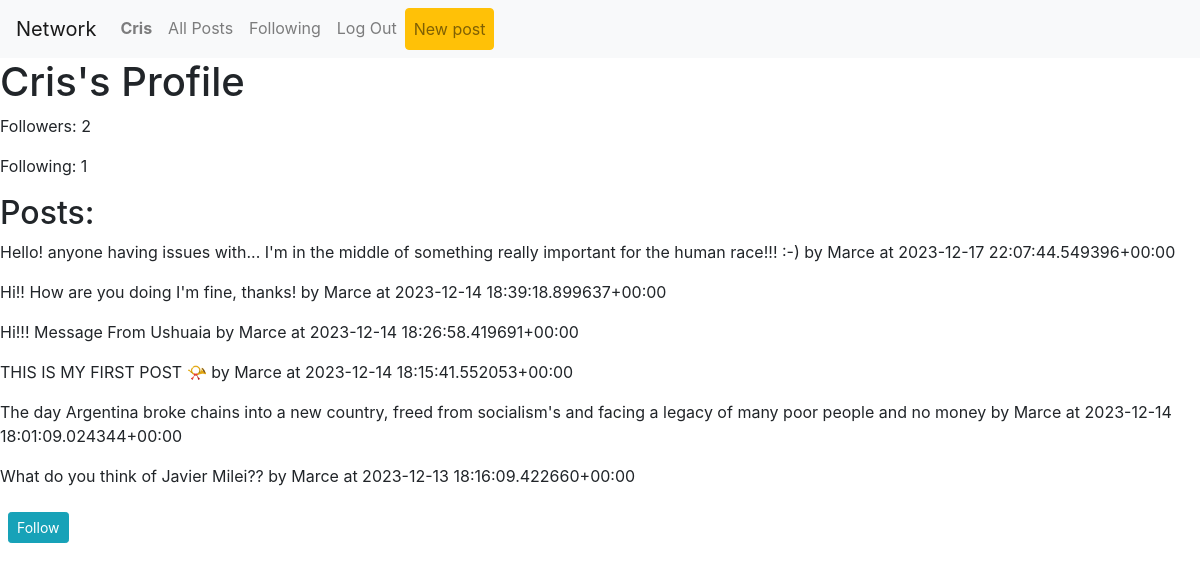
Page /profile/Marce (signed in) on the committed database.
### network/models.py (models this page shows, shortened)
class User(AbstractUser):
    pass
    def __str__(self):
        return f"{self.username}"

class UserProfile(models.Model):
    user = models.ForeignKey(User, on_delete=models.CASCADE)
    followers = models.ManyToManyField(User, blank=True, related_name="followers")
    following_users = models.ManyToManyField(User, blank=True, related_name="following_users")

class Post(models.Model):
    post = models.CharField(max_length=280, null=True, blank=True)
    created_by = models.ForeignKey(User, on_delete=models.CASCADE)
    created_date = models.DateTimeField(auto_now_add=True)
    likes = models.ManyToManyField(User, blank=True, related_name="liked_user", verbose_name="Likes")
    def __str__(self):
        return f"{self.post} by {self.created_by} at {self.created_date}"

### network/views.py (the view)
# urls.py: path('profile/<str:username>', views.user_profile_view, name='profile'),
def user_profile_view(request, username):
    user = get_object_or_404(User, username=username)
    user_profile = UserProfile.objects.get(user=user)
    posts = Post.objects.filter(created_by=user).order_by('-created_date')
    context = {
        'user_profile': user_profile,
        'posts': posts,
    }
    return render(request, 'network/profile.html', context)

### network/templates/network/profile.html (shortened to what this page needs)
{% extends "network/layout.html" %}
{% block body %}
<h1>{{ user.username }}'s Profile</h1>
<p>Followers: {{ user_profile.followers.count }}</p>
<p>Following: {{ user_profile.following_users.count }}</p>
<h2>Posts:</h2>
{% for post in posts %}
    <p>{{ post }}</p>
{% endfor %}
<form method="POST">
    <button type="submit" name="add_follow" value="1" class="btn btn-info btn-sm mt-2 ml-2">
        {% if not followed %}
            Follow
        {% else %}
            Unfollow
        {% endif %}
    </button>
</form>
{% endblock %}

### network/templates/network/layout.html (shortened to what this page needs)
{% load static %}
<!DOCTYPE html>
<html lang="en">
    <head>
        <link rel="stylesheet" href="https://stackpath.bootstrapcdn.com/bootstrap/4.4.1/css/bootstrap.min.css">
        <link href="{% static 'network/styles.css' %}" rel="stylesheet">
    </head>
    <body>
        <nav class="navbar navbar-expand-lg navbar-light bg-light">
            <a class="navbar-brand" href="#">Network</a>
            <div>
              <ul class="navbar-nav mr-auto">
                {% if user.is_authenticated %}
                    <li class="nav-item">
                        <a class="nav-link" href="{% url 'network:profile' request.user.username %}"><strong>{{ user.username }}</strong></a>
                    </li>
                {% endif %}
                <li class="nav-item">
                  <a class="nav-link" href="{% url 'network:allposts' %}">All Posts</a>
                </li>
                {% if user.is_authenticated %}
                    <li class="nav-item">
                        <a class="nav-link" href="{% url 'network:following' %}">Following</a>
                    </li>
                    <li class="nav-item">
                        <a class="nav-link" href="{% url 'network:logout' %}">Log Out</a>
                    </li>
                    <li class="nav-item">
                        <a class="nav-link btn btn-warning" href="{% url 'network:create' %}">New post</a>
                    </li>
                {% endif %}
              </ul>
            </div>
          </nav>
        <div class="body">
            {% block body %}
            {% endblock %}
        </div>
    </body>
</html>

### rows in the picture
User: username "Cris"
UserProfile: followers.count "2", following_users.count "1"
Post: post+created_by+created_date "Hello! anyone having issues with... I'm in the middle of something really important for the human race!!! :-) by Marce at 2023-12-17 22:07:44.549396+00:00"
Post: post+created_by+created_date "Hi!! How are you doing I'm fine, thanks! by Marce at 2023-12-14 18:39:18.899637+00:00"
Post: post+created_by+created_date "Hi!!! Message From Ushuaia by Marce at 2023-12-14 18:26:58.419691+00:00"
Post: post+created_by+created_date "THIS IS MY FIRST POST 📯 by Marce at 2023-12-14 18:15:41.552053+00:00"
Post: post+created_by+created_date "The day Argentina broke chains into a new country, freed from socialism's and facing a legacy of many poor people and no money by Marce at 2023-12-14 18:01:09.024344+00:00"
Post: post+created_by+created_date "What do you think of Javier Milei?? by Marce at 2023-12-13 18:16:09.422660+00:00"
